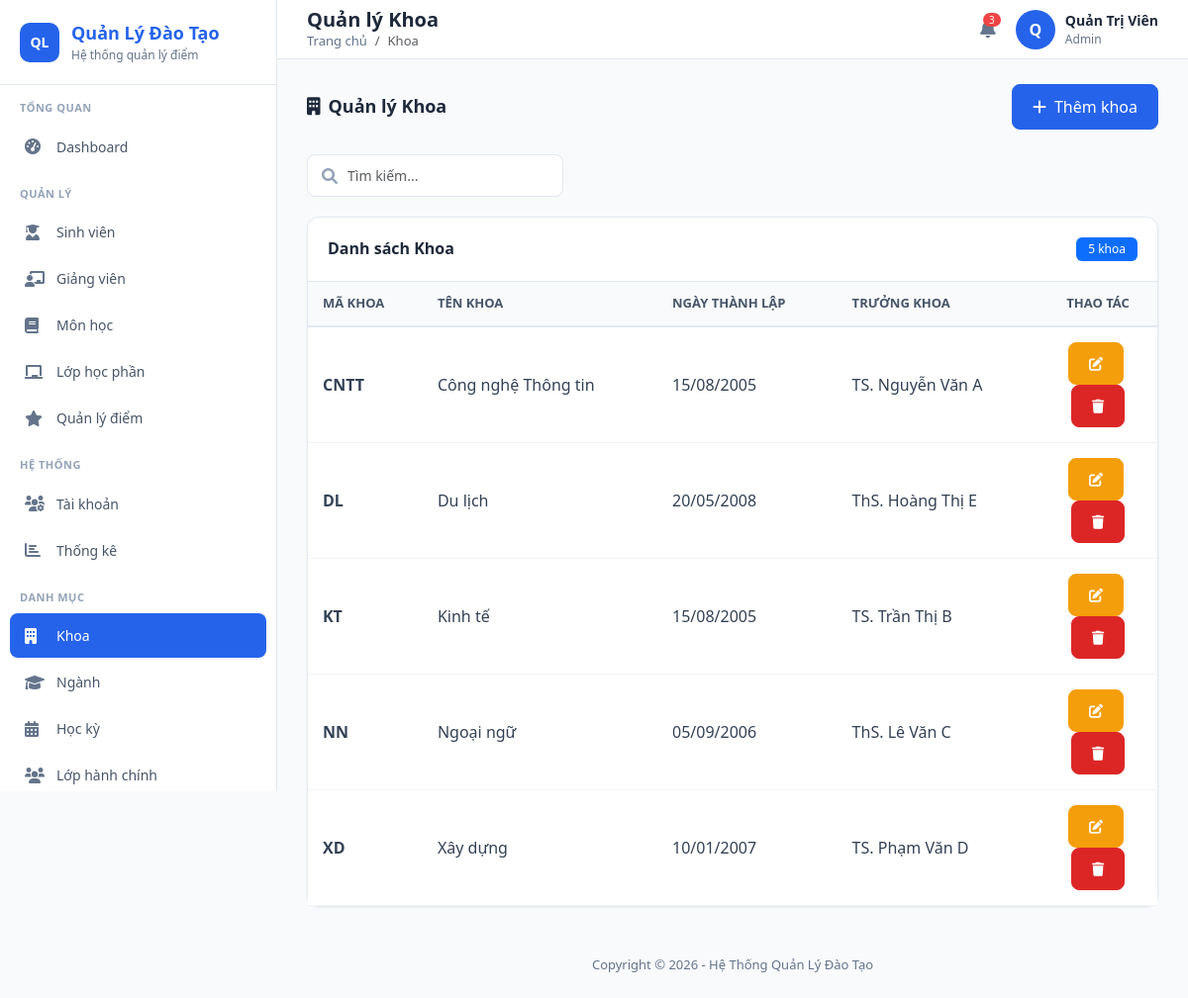
The page /public/index.php?url=Khoa/index (signed in) on the database its author committed.
### tables this page shows
CREATE TABLE KHOA (
    MaKhoa VARCHAR(10) PRIMARY KEY,
    TenKhoa VARCHAR(100) NOT NULL,
    NgayThanhLap DATE,
    TruongKhoa VARCHAR(100)
);

### app/controllers/KhoaController.php (called while the page is built, shortened)
<?php
require_once __DIR__ . '/../config/Database.php';
require_once __DIR__ . '/../models/KhoaModel.php';
class KhoaController {
    private $khoaModel;
    public function __construct() {
        $database = new Database();
        $this->db = $database->getConnection();
        $this->khoaModel = new KhoaModel($this->db);
    }
    public function index() {
        $khoas = $this->khoaModel->readAll();
        $data = [
            'khoas' => $khoas,
            'pageTitle' => 'Quản lý Khoa',
            'breadcrumb' => 'Khoa'
        ];
        require_once "../app/views/khoa/index.php";
    }
}

### app/core/App.php (called while the page is built, shortened)
<?php
class App {
    protected $method = 'index';
    public function __construct() {
        $url = $this->parseUrl();
        if ($url != null && file_exists('../app/controllers/' . ucfirst($url[0]) . 'Controller.php')) {
            unset($url[0]);
        }
        $this->controller = new $this->controller;
        if (isset($url[1])) {
            if (method_exists($this->controller, $url[1])) {
                $this->method = $url[1];
                unset($url[1]);
            }
        }
        $this->params = $url ? array_values($url) : [];
        call_user_func_array([$this->controller, $this->method], $this->params);
    }
    public function parseUrl() {
        if (isset($_GET['url'])) {
            return explode('/', filter_var(rtrim($_GET['url'], '/'), FILTER_SANITIZE_URL));
        }
        return null;
    }
}
?>

### public/index.php (called while the page is built, shortened)
<?php
$app = new App();
?>

### app/config/Database.php (called while the page is built, shortened)
<?php
class Database {
    private $host = 'localhost';
    private $db   = 'qldiem';
    private $user = 'root';
    private $pass = '';
    private $charset = 'utf8mb4';
    public function getConnection() {
        $this->conn = null;
        $dsn = "mysql:host=" . $this->host . ";dbname=" . $this->db . ";charset=" . $this->charset;
        $options = [
            PDO::ATTR_ERRMODE            => PDO::ERRMODE_EXCEPTION,
            PDO::ATTR_DEFAULT_FETCH_MODE => PDO::FETCH_ASSOC,
            PDO::ATTR_EMULATE_PREPARES   => false,
        ];
        try {
            $this->conn = new PDO($dsn, $this->user, $this->pass, $options);
        } catch (PDOException $e) {
            die('Kết nối database thất bại: ' . $e->getMessage());
        }
        return $this->conn;
    }
}
?>

### app/models/KhoaModel.php (called while the page is built, shortened)
<?php
require_once __DIR__ . '/../config/Database.php';
class KhoaModel {
    private $conn;
    private $table_name = "KHOA";
    public function __construct($db) {
        $this->conn = $db;
    }
    public function readAll() {
        $query = "SELECT * FROM " . $this->table_name;
        $stmt = $this->conn->prepare($query);
        $stmt->execute();
        return $stmt->fetchAll(PDO::FETCH_ASSOC);
    }
}

### app/views/khoa/index.php (the view, shortened to what this page needs)
<?php require_once '../app/views/layouts/header.php'; ?>
<div class="page-header">
    <h4><i class="fas fa-building me-2"></i>Quản lý Khoa</h4>
    <button class="btn btn-primary" data-bs-toggle="modal" data-bs-target="#addModal">
        <i class="fas fa-plus me-2"></i>Thêm khoa
    </button>
</div>
<div class="filter-bar">
    <div class="search-box">
        <i class="fas fa-search"></i>
        <input type="text" class="form-control" placeholder="Tìm kiếm..." id="searchInput">
    </div>
</div>
<div class="card">
    <div class="card-header d-flex justify-content-between align-items-center">
        <h5 class="card-title mb-0">Danh sách Khoa</h5>
        <span class="badge bg-primary"><?= count($data['khoas'] ?? []) ?> khoa</span>
    </div>
    <div class="card-body p-0">
        <div class="table-responsive">
            <table class="table" id="dataTable">
                <thead>
                    <tr>
                        <th>Mã Khoa</th>
                        <th>Tên Khoa</th>
                        <th>Ngày thành lập</th>
                        <th>Trưởng khoa</th>
                        <th width="120" class="text-center">Thao tác</th>
                    </tr>
                </thead>
                <tbody>
                    <?php if(!empty($data['khoas'])): ?>
                        <?php foreach($data['khoas'] as $khoa): ?>
                        <tr>
                            <td><strong><?= $khoa['MaKhoa'] ?></strong></td>
                            <td><?= $khoa['TenKhoa'] ?></td>
                            <td><?= isset($khoa['NgayThanhLap']) ? date('d/m/Y', strtotime($khoa['NgayThanhLap'])) : '' ?></td>
                            <td><?= $khoa['TruongKhoa'] ?? '' ?></td>
                            <td class="text-center">
                                <a href="index.php?url=Khoa/edit/<?= $khoa['MaKhoa'] ?>" class="btn btn-sm btn-warning me-1">
                                    <i class="fas fa-edit"></i>
                                </a>
                                <a href="index.php?url=Khoa/delete/<?= $khoa['MaKhoa'] ?>"
                                   class="btn btn-sm btn-danger" onclick="return confirm('Bạn có chắc chắn muốn xóa?')">
                                    <i class="fas fa-trash"></i>
                                </a>
                            </td>
                        </tr>
                        <?php endforeach; ?>
                    <?php endif; ?>
                </tbody>
            </table>
        </div>
    </div>
</div>
<?php require_once '../app/views/layouts/footer.php'; ?>

### public/css/admin.css (style rules this page uses)
:root { --primary-color: #2563eb; --primary-dark: #1d4ed8; --sidebar-width: 280px; --header-height: 60px; }
* { margin: 0; padding: 0; box-sizing: border-box; }
body { font-family: 'Segoe UI', Tahoma, Geneva, Verdana, sans-serif; background-color: #f8fafc; min-height: 100vh; }
.card { background: #fff; border-radius: 12px; border: 1px solid #e2e8f0; box-shadow: 0 1px 3px rgba(0,0,0,0.05); }
.card-header { background: #fff; border-bottom: 1px solid #e2e8f0; padding: 20px; border-radius: 12px 12px 0 0 !important; color: #1e293b; }
.card-title { font-size: 16px; font-weight: 600; color: #1e293b; margin: 0; }
.card-body { padding: 20px; }
.btn { border-radius: 8px; font-weight: 500; padding: 10px 20px; transition: all 0.2s; }
.btn-primary { background: var(--primary-color); border-color: var(--primary-color); }
.btn-danger { background: #dc2626; border-color: #dc2626; }
.btn-warning { background: #f59e0b; border-color: #f59e0b; color: #fff; }
.table { margin: 0; }
.table thead th { background: #f8fafc; border-bottom: 2px solid #e2e8f0; color: #475569; font-weight: 600; font-size: 13px; text-transform: uppercase; padding: 12px 15px; }
.table tbody td { padding: 15px; vertical-align: middle; border-bottom: 1px solid #f1f5f9; color: #334155; }
.form-control, .form-select { border-radius: 8px; border: 1px solid #e2e8f0; padding: 10px 15px; font-size: 14px; }
.badge { padding: 6px 12px; border-radius: 6px; font-weight: 500; font-size: 12px; }
.page-header { display: flex; justify-content: space-between; align-items: center; margin-bottom: 25px; }
.page-header h4 { font-size: 18px; font-weight: 600; color: #1e293b; margin: 0; }
.search-box { position: relative; }
.search-box input { padding-left: 40px; }
.search-box i { position: absolute; left: 15px; top: 50%; transform: translateY(-50%); color: #94a3b8; }
.filter-bar { display: flex; gap: 15px; margin-bottom: 20px; flex-wrap: wrap; }
.filter-bar .form-control, .filter-bar .form-select { width: auto; min-width: 200px; }

### rows shown on the page
khoa: MaKhoa "CNTT", TenKhoa "Công nghệ Thông tin", NgayThanhLap "15/08/2005", TruongKhoa "TS. Nguyễn Văn A"
khoa: MaKhoa "DL", TenKhoa "Du lịch", NgayThanhLap "20/05/2008", TruongKhoa "ThS. Hoàng Thị E"
khoa: MaKhoa "KT", TenKhoa "Kinh tế", NgayThanhLap "15/08/2005", TruongKhoa "TS. Trần Thị B"
khoa: MaKhoa "NN", TenKhoa "Ngoại ngữ", NgayThanhLap "05/09/2006", TruongKhoa "ThS. Lê Văn C"
khoa: MaKhoa "XD", TenKhoa "Xây dựng", NgayThanhLap "10/01/2007", TruongKhoa "TS. Phạm Văn D"

### other values the page prints
$data['pageTitle'] "Quản lý Khoa"
$data['breadcrumb'] "Khoa"
substr($_SESSION['user_name'] ?? 'A', 0, 1) "Q"
$_SESSION['user_name'] "Quản Trị Viên"
$_SESSION['user_role'] "Admin"
count($data['khoas'] ?? []) "5"
